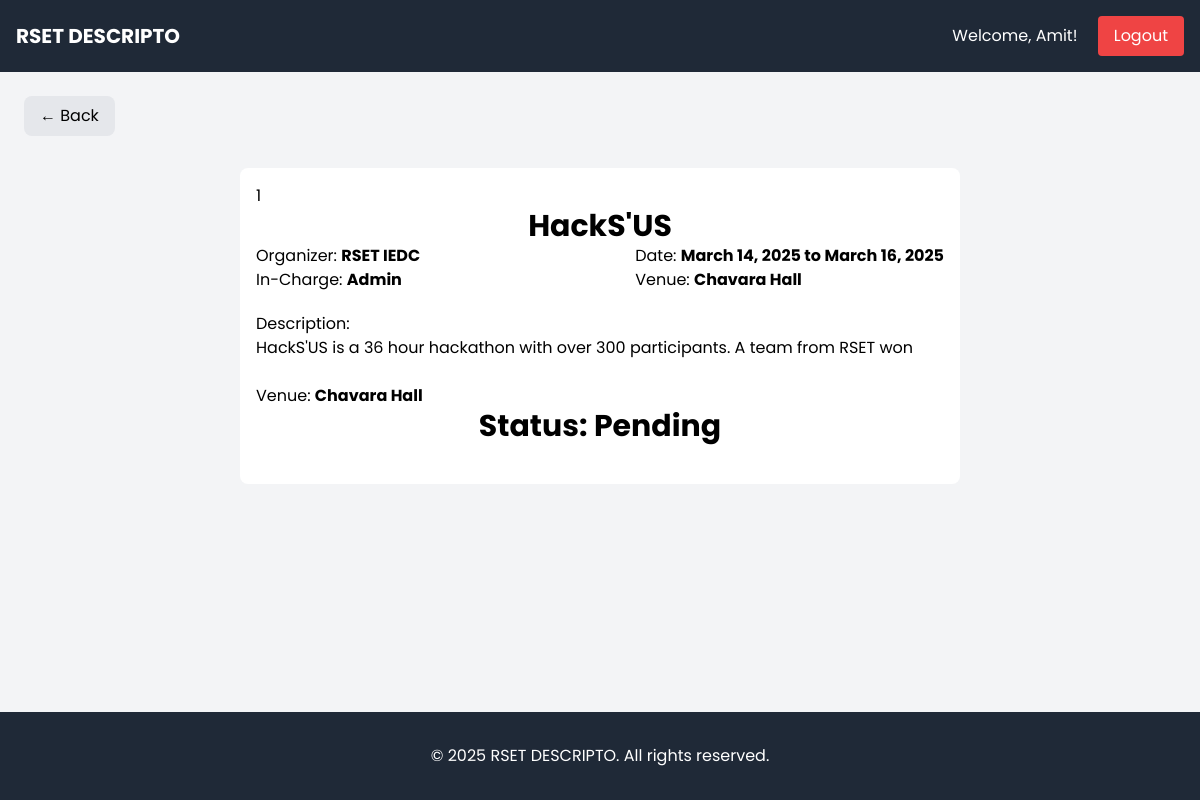
/events/event/1/ (signed in), run on an earlier commit of the app's database.
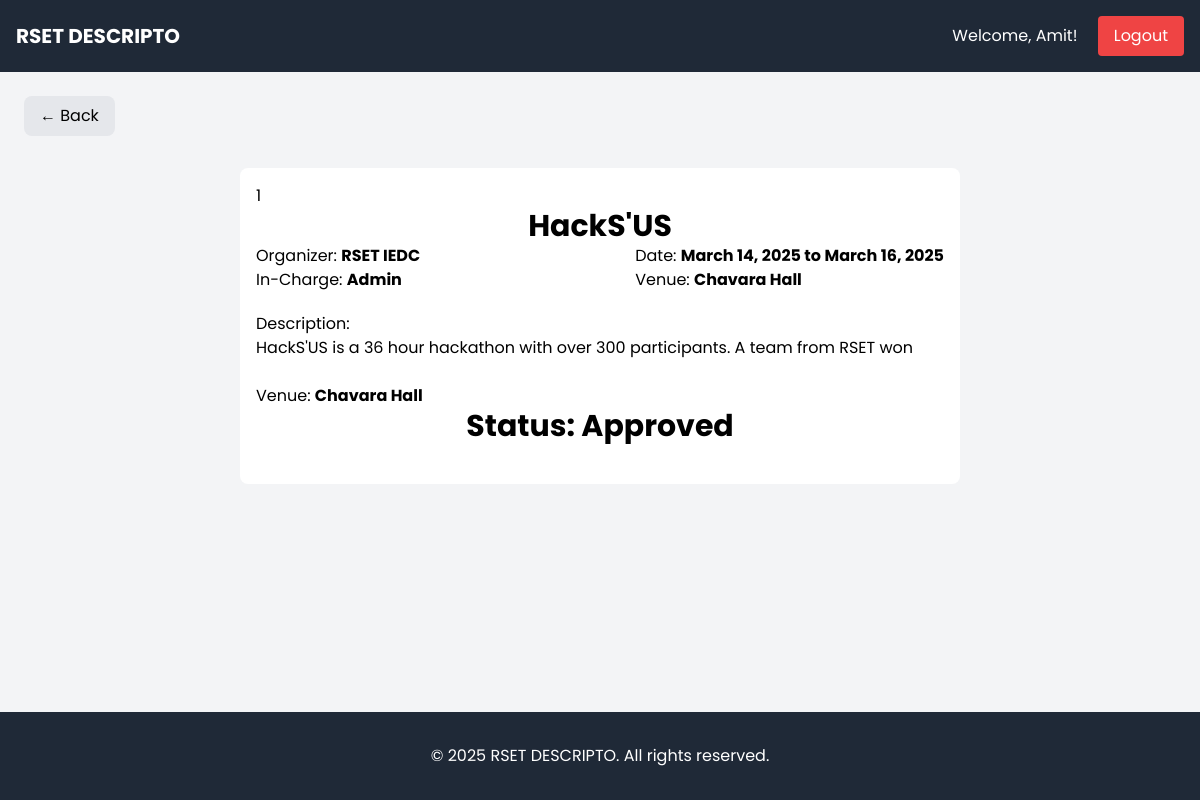
And on a later commit of the database.
### event/models.py (models this page shows, shortened)
class Event(models.Model):
    STATUS_CHOICES = [
        ('Pending', 'Pending'),
        ('Approved', 'Approved'),
        ('Rejected', 'Rejected'),
        ('Closed', 'Closed'),
    ]
    event_id = models.AutoField(primary_key=True)
    name = models.CharField(max_length=255)
    start_date = models.DateField()
    end_date = models.DateField()
    time = models.TimeField()
    description = models.TextField()
    organizer = models.CharField(max_length=255)
    max_count = models.PositiveIntegerField()
    in_charge = models.ForeignKey(User, on_delete=models.CASCADE, default=None)
    budget = models.DecimalField(max_digits=10, decimal_places=2, blank=True, null=True)
    venue = models.CharField(max_length=255)
    status = models.CharField(max_length=10, choices=STATUS_CHOICES, default='Pending')

### event/views.py (the view)
# urls.py: path('event/<int:pk>/', views.event_detail, name='event_detail'),
@login_required
def event_detail(request, pk):
    event = get_object_or_404(Event, pk=pk)
    return render(request, 'event/event_detail.html', {'event': event})

### event/templatetags/group_tags.py (called while the page is built)
@register.filter
def has_group(user, group_name):
    return user.groups.filter(name=group_name).exists()

### event/templates/event/event_detail.html (shortened to what this page needs)
{% extends 'event/base.html' %}
{% block content %}
    <div class="w-auto px-4 py-2 m-6 bg-gray-200 rounded-lg inline-block">
    <a href="{% url 'event_list' %}">← Back</a>
    </div>
    <div class="flex flex-col">
        <div class="flex flex-col bg-white p-4 m-2 rounded-lg w-3/5 mx-auto">
            <h3>{{ event.event_id }}</h3>
            <h1 class="text-3xl font-bold text-center">{{ event.name }}</h1>
                <div class="flex justify-between">
                    <div class="flex flex-col">
                        <h2>Organizer: <span class="font-bold">{{ event.organizer }}</span></h2>
                        <h2>In-Charge: <span class="font-bold">{{ event.in_charge.first_name }}</span></h2>
                    </div>
                    <div>
                        <h2>Date: <span class="font-bold">{{ event.start_date }} to {{ event.end_date }}</span></h2>
                        <h2>Venue: <span class="font-bold">{{ event.venue }}</span></h2>
                    </div>
                </div>
                <h2 class="mt-5">Description:</h2>
                <p>{{ event.description }}</p><br>
                <h4>Venue: <span class="font-bold">{{ event.venue }}</span></h4>
                <h1 class="text-3xl font-bold text-center">Status: {{ event.status }}</h1>
                <br>
        </div>
            {% load group_tags %}
            </div>
    {% endblock %}

What changed in the data, as far as the page shows it:
changed Event "HackS'US": status "Pending" → "Approved"
